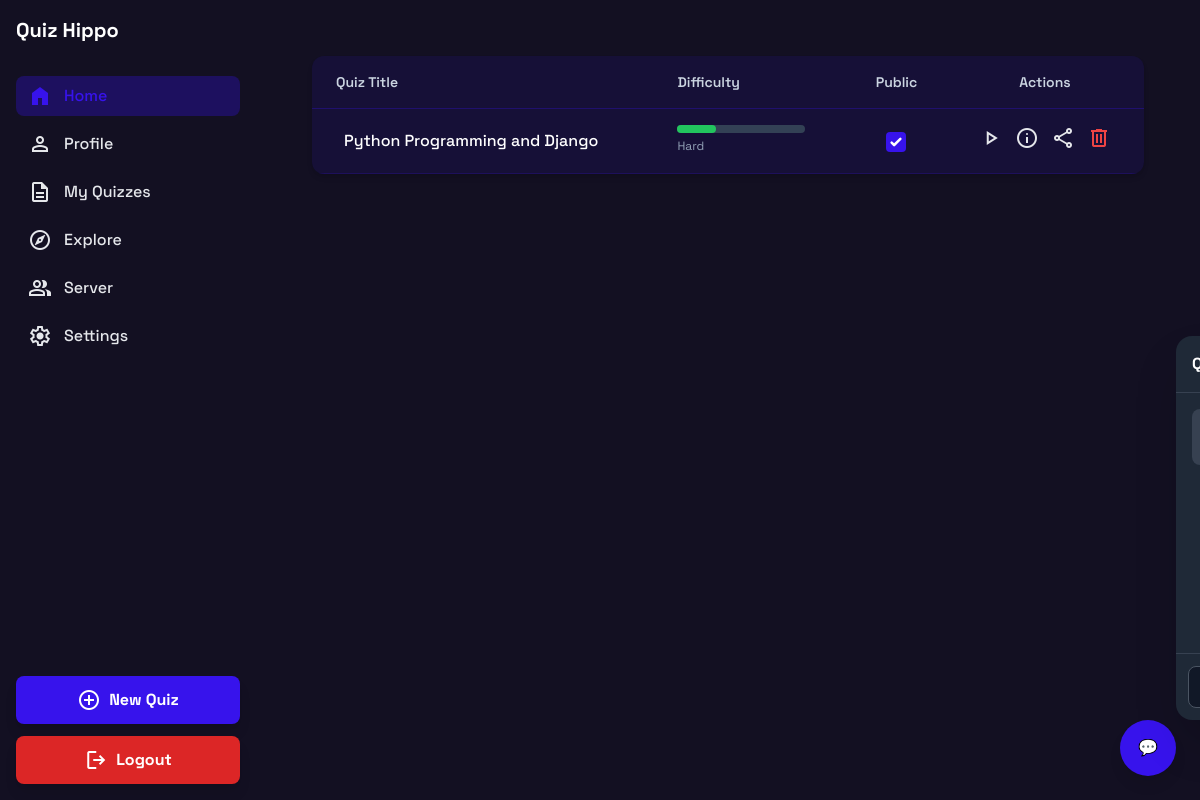
/all_quizes/ (signed in), run on an earlier commit of the app's database.
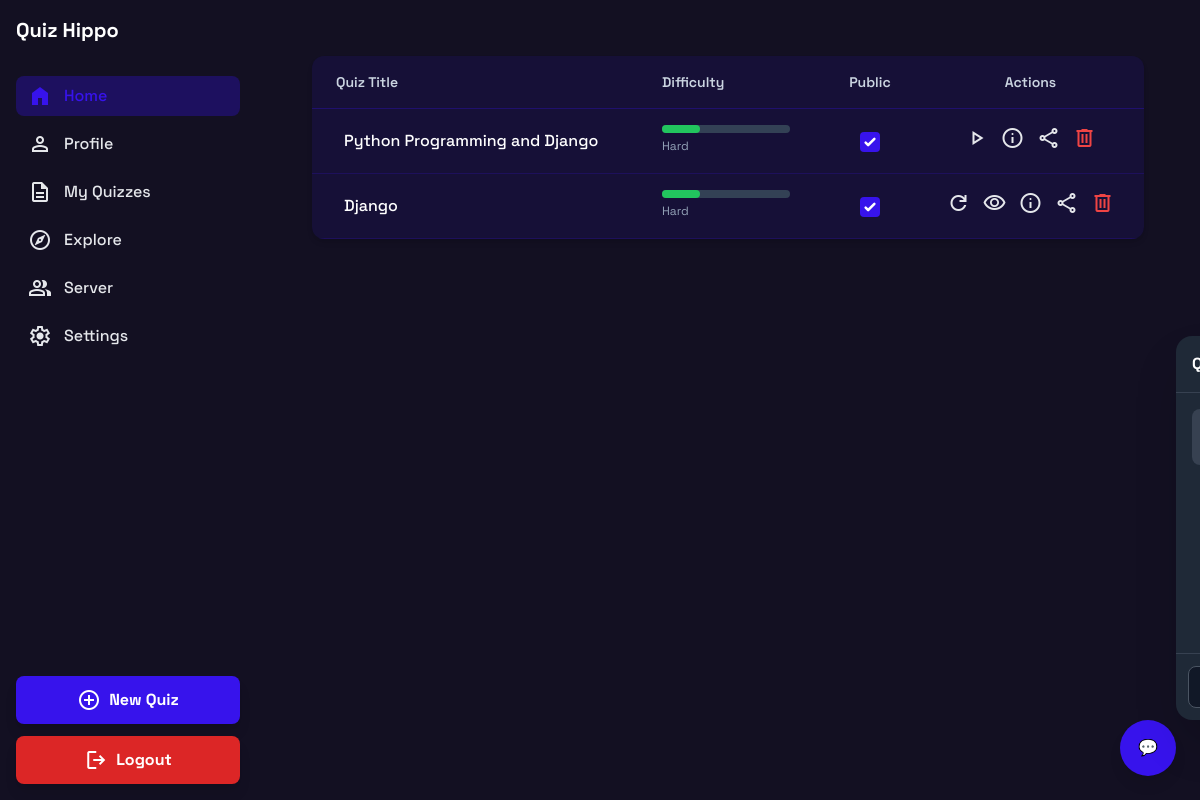
And on a later commit of the database.
### app/models.py (models this page shows, shortened)
class Quiz(models.Model):
    QUESTION_PREFERENCES = [
        ('SHORT', 'Short Questions'),
        ('TF', 'True/False'),
        ('MCQ', 'Multiple Choice'),
        ('FILL', 'Fill in the Blank'),
        ('MIX', 'Mix'),
    ]
    topic = models.CharField(max_length=200)
    difficulty = models.IntegerField(default=1)
    user = models.ForeignKey(User, on_delete=models.CASCADE, null=True, blank=True, related_name="quizzes")
    question_preference = models.CharField(max_length=10, choices=QUESTION_PREFERENCES, default="MIX")
    shared_with = models.ManyToManyField(User, related_name="shared_quizzes", blank=True)
    is_public = models.BooleanField(default=False)
    category = models.CharField(max_length=100, blank=True)

### app/views.py (the view)
# urls.py: path('all_quizes/', views.all_quizes, name='all_quizes'),
def all_quizes(request):
    user = request.user
    quizzes = (Quiz.objects.filter(user=user) | Quiz.objects.filter(shared_with=user)).distinct()
    for quiz in quizzes:
        attempt = QuizAttempt.objects.filter(user=user, quiz=quiz).first()
        quiz.attempt = attempt
        quiz.attempted = attempt is not None
    paginator = Paginator(quizzes, 5)
    page_number = request.GET.get('page')
    page_obj = paginator.get_page(page_number)
    return render(request, 'all-quizes.html', {'page_obj': page_obj})

### templates/all-quizes.html (shortened to what this page needs)
{% extends "base.html" %}
{% load static %}
{% block content %}
<main class="flex-1 p-4 sm:p-6 bg-background-light dark:bg-background-dark">
  <div class="bg-white dark:bg-primary/10 rounded-xl shadow-md overflow-hidden">
    <div class="overflow-x-auto">
      <table class="w-full text-left">
        <thead class="border-b border-primary/20 dark:border-primary/30">
          <tr>
            <th class="px-6 py-4 text-sm font-semibold text-slate-600 dark:text-slate-300">Quiz Title</th>
            <th class="px-6 py-4 text-sm font-semibold text-slate-600 dark:text-slate-300">Difficulty</th>
            <th class="px-6 py-4 text-sm font-semibold text-slate-600 dark:text-slate-300 text-center">Public</th>
            <th class="px-6 py-4 text-sm font-semibold text-slate-600 dark:text-slate-300 text-center">Actions</th>
          </tr>
        </thead>
        <tbody>
          {% for quiz in page_obj %}
          <tr class="border-b border-primary/10 dark:border-primary/20">
            <td class="px-6 py-4 whitespace-nowrap text-slate-800 dark:text-white font-medium">
               {{ quiz.topic }}
            </td>
            <td class="px-6 py-4">
              <div class="w-32 bg-slate-200 dark:bg-slate-700 rounded-full h-2">
                <div class="bg-green-500 h-2 rounded-full"
                     style="width: {{ quiz.difficulty|add:"0" }}0%"></div>
              </div>
              <span class="text-xs text-slate-500 dark:text-slate-400">
                {% if quiz.difficulty == 1 %} Easy
                {% elif quiz.difficulty == 2 %} Medium
                {% elif quiz.difficulty == 3 %} Hard
                {% else %} Custom
                {% endif %}
              </span>
            </td>
            <td class="px-6 py-4 text-center">
              <form method="post" action="{% url 'is_public' quiz.id %}">
                <input type="checkbox" name="is_public" onchange="this.form.submit()"
                       {% if quiz.is_public %}checked{% endif %}
                       class="h-5 w-5 rounded border-gray-300 text-primary focus:ring-primary">
              </form>
            </td>
            <td class="px-6 py-4 text-center">
              <div class="flex justify-center items-center space-x-3">
                {% if quiz.attempted %}
                  <a href="{% url 'retake_quiz' quiz.id %}" class="icon-btn group relative">
                    <span class="material-symbols-outlined">refresh</span>
                  </a>
                  <a href="{% url 'quiz_result' quiz.attempt.id %}" class="icon-btn group relative">
                    <span class="material-symbols-outlined">visibility</span>
                  </a>
                {% else %}
                  <a href="{% url 'quiz_take' quiz.id %}" class="icon-btn group relative">
                    <span class="material-symbols-outlined">play_arrow</span>
                  </a>
                {% endif %}
                <a href="{% url 'quiz_detail' quiz.id %}" class="icon-btn group relative">
                  <span class="material-symbols-outlined">info</span>
                </a>
                <button type="button" class="icon-btn group relative" onclick="openShareModal({{ quiz.id }})">
                  <span class="material-symbols-outlined">share</span>
                </button>
                <a href="{% url 'delete_quiz' quiz.id %}" class="icon-btn text-red-500 group relative">
                  <span class="material-symbols-outlined">delete</span>
                </a>
              </div>
            </td>
          </tr>
          {% empty %}
          <tr>
            <td colspan="4" class="px-6 py-4 text-center text-slate-500 dark:text-slate-400">
              No quizzes yet
            </td>
          </tr>
          {% endfor %}
        </tbody>
      </table>
    </div>
  </div>
</main>
{% endblock content %}

What changed in the data, as far as the page shows it:
now on this page (row edited): Quiz: topic "Django", difficulty 3 (drawn), is_public "☑"
